Frame 1 (no input): blank canvas, image omitted
Frame 60 (the mouse pressed at the canvas centre just before this capture): blank canvas, image omitted
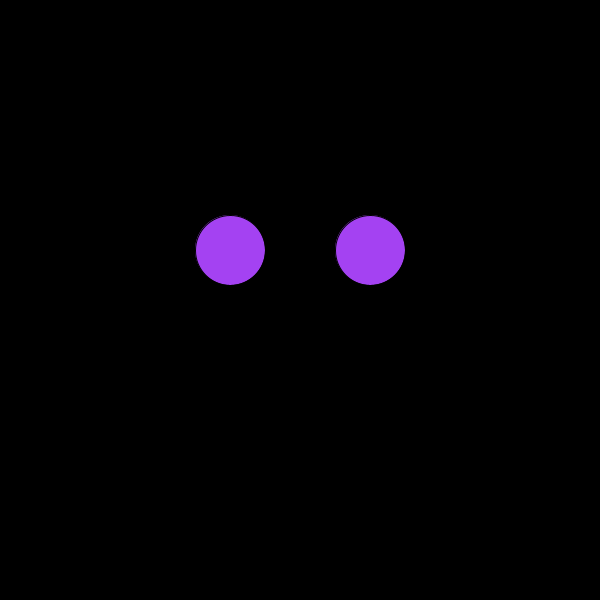
Frame 120 (the mouse held since frame 60 and released just before this capture)

The Processing sketch whose frames 1 and 60 were blank and that drew this single picture after the mouse press (run headless with seeded random() and noise(); from frame 60 on, the mouse is pressed at the canvas centre):

// Processing sketch: processing_170498
// ── processing_170498.pde

//define varables
float r = 0;
float g = 0;
float b = 0;

void setup() {
  size(600, 600); //canvas size to 600 by 600
  background(0); // background color is set to black
  fill(255); //shape’s color is set to white
}

void draw() {
  background(r, g, b); //continuously sets the background to “r”, “g” and “b”
  floatingCircles();  //the function that is defined is called to use

//changes the color when the mouse is in the portion where the x-position is less than 300 and the y-position is greater than 300  
  if (mouseX < 300 && mouseY > 300) {
    r=r+10;
    g=g+10;
    b=b+10;
  } else {
    r=r-10;
    g=g-10;
    b=b-10;
  } 
// sets the max to these numbers and the minimum to 0.
  r = constrain(r, 0, 113); 
  g = constrain(g, 0, 176);
  b = constrain(b, 0, 255);
}

// random colors are provided for the circle when the mouse is pressed
void mousePressed() {
  fill(random(0, 255), random(0, 255), random(0, 255)); 
  floatingCircles();
}

// defines the function for “floatingCircles”
void floatingCircles() {
  ellipseMode(CENTER);
  ellipse(mouseX+70, mouseY-50, 70, 70);
  ellipse(mouseX-70, mouseY-50, 70, 70);
} 

//creates drawings of the trianlges at random places when the key is pressed
void keyPressed() {
  for (int i=0; i<50; i+=10) {
    triangleDrawing(random(0,width/2), random(0,height/2));
  }
}

// x and y is placed wherever the number is defined when it is called
void triangleDrawing(float x, float y) {
  triangle(x,y,x+100,y+200,x+300,y+400); // the first point is where x and y is and then the next two points are just adding however much to the x and y
}
